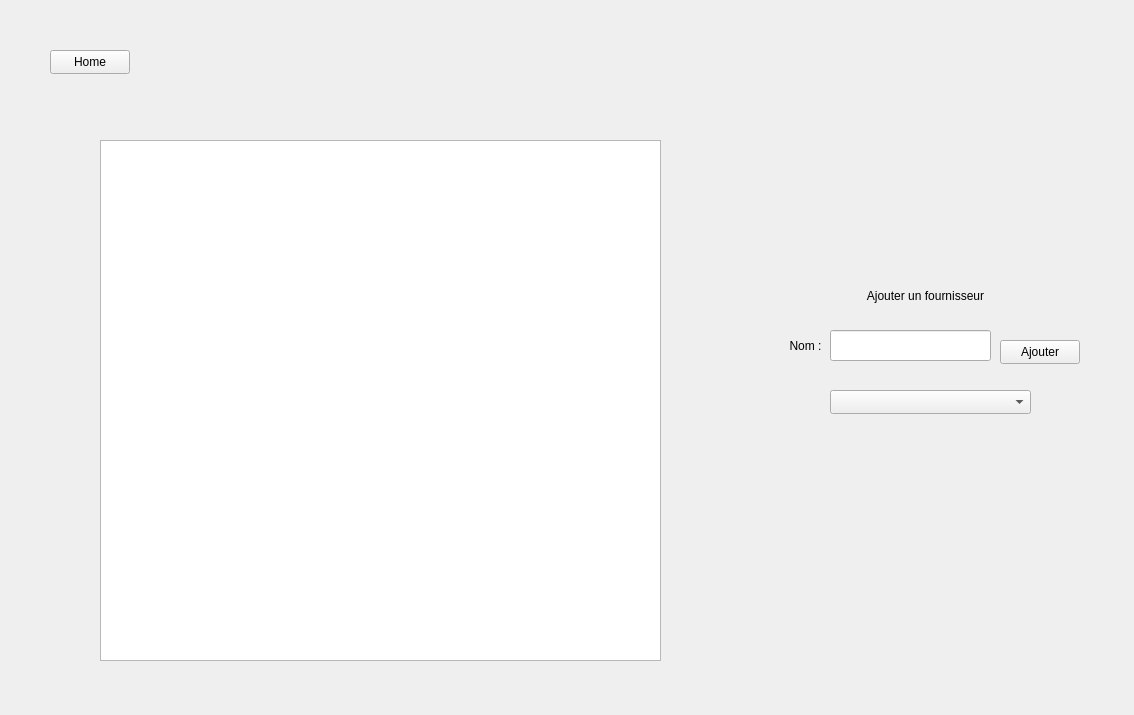
<?xml version="1.0" encoding="UTF-8"?>
<ui version="4.0">
 <class>SupplierWindow</class>
 <widget class="QWidget" name="SupplierWindow">
  <property name="geometry">
   <rect>
    <x>0</x>
    <y>0</y>
    <width>1134</width>
    <height>715</height>
   </rect>
  </property>
  <property name="windowTitle">
   <string>Form</string>
  </property>
  <widget class="QStackedWidget" name="stackedWidget">
   <property name="geometry">
    <rect>
     <x>30</x>
     <y>100</y>
     <width>1081</width>
     <height>581</height>
    </rect>
   </property>
   <property name="currentIndex">
    <number>0</number>
   </property>
   <widget class="QWidget" name="i_add_supplier">
    <widget class="QLabel" name="label_31">
     <property name="geometry">
      <rect>
       <x>740</x>
       <y>180</y>
       <width>311</width>
       <height>31</height>
      </rect>
     </property>
     <property name="text">
      <string>Ajouter un fournisseur</string>
     </property>
     <property name="alignment">
      <set>Qt::AlignmentFlag::AlignCenter</set>
     </property>
    </widget>
    <widget class="QComboBox" name="supplierComboBox_2">
     <property name="geometry">
      <rect>
       <x>800</x>
       <y>290</y>
       <width>201</width>
       <height>24</height>
      </rect>
     </property>
    </widget>
    <widget class="QLabel" name="label_28">
     <property name="geometry">
      <rect>
       <x>740</x>
       <y>230</y>
       <width>71</width>
       <height>31</height>
      </rect>
     </property>
     <property name="text">
      <string>Nom :</string>
     </property>
     <property name="alignment">
      <set>Qt::AlignmentFlag::AlignCenter</set>
     </property>
    </widget>
    <widget class="QTableWidget" name="supplierTable_4">
     <property name="geometry">
      <rect>
       <x>70</x>
       <y>40</y>
       <width>561</width>
       <height>521</height>
      </rect>
     </property>
    </widget>
    <widget class="QLineEdit" name="supplierInput_3">
     <property name="geometry">
      <rect>
       <x>800</x>
       <y>230</y>
       <width>161</width>
       <height>31</height>
      </rect>
     </property>
    </widget>
    <widget class="QPushButton" name="addSupplier">
     <property name="geometry">
      <rect>
       <x>970</x>
       <y>240</y>
       <width>80</width>
       <height>24</height>
      </rect>
     </property>
     <property name="text">
      <string>Ajouter</string>
     </property>
    </widget>
   </widget>
   <widget class="QWidget" name="j_modif_supplier">
    <widget class="QSpinBox" name="supplierId_3">
     <property name="geometry">
      <rect>
       <x>880</x>
       <y>240</y>
       <width>42</width>
       <height>25</height>
      </rect>
     </property>
     <property name="maximum">
      <number>100000</number>
     </property>
    </widget>
    <widget class="QLabel" name="label_34">
     <property name="geometry">
      <rect>
       <x>740</x>
       <y>220</y>
       <width>301</width>
       <height>16</height>
      </rect>
     </property>
     <property name="text">
      <string>Saisissez l'id du fournisseur que vous souhaitez modifier</string>
     </property>
    </widget>
    <widget class="QPushButton" name="search_5">
     <property name="geometry">
      <rect>
       <x>860</x>
       <y>280</y>
       <width>80</width>
       <height>24</height>
      </rect>
     </property>
     <property name="text">
      <string>Chercher...</string>
     </property>
    </widget>
    <widget class="QPushButton" name="modif_3">
     <property name="geometry">
      <rect>
       <x>820</x>
       <y>410</y>
       <width>121</width>
       <height>31</height>
      </rect>
     </property>
     <property name="text">
      <string>Modifier</string>
     </property>
    </widget>
    <widget class="QLineEdit" name="supplierInput_4">
     <property name="geometry">
      <rect>
       <x>800</x>
       <y>360</y>
       <width>241</width>
       <height>31</height>
      </rect>
     </property>
    </widget>
    <widget class="QLabel" name="label_32">
     <property name="geometry">
      <rect>
       <x>720</x>
       <y>370</y>
       <width>81</width>
       <height>20</height>
      </rect>
     </property>
     <property name="text">
      <string>Fournisseur :</string>
     </property>
    </widget>
    <widget class="Line" name="line_15">
     <property name="geometry">
      <rect>
       <x>610</x>
       <y>320</y>
       <width>641</width>
       <height>20</height>
      </rect>
     </property>
     <property name="orientation">
      <enum>Qt::Orientation::Horizontal</enum>
     </property>
    </widget>
    <widget class="QLabel" name="msg_5">
     <property name="geometry">
      <rect>
       <x>960</x>
       <y>260</y>
       <width>221</width>
       <height>41</height>
      </rect>
     </property>
     <property name="text">
      <string/>
     </property>
     <property name="alignment">
      <set>Qt::AlignmentFlag::AlignCenter</set>
     </property>
    </widget>
    <widget class="QLabel" name="label_33">
     <property name="geometry">
      <rect>
       <x>750</x>
       <y>130</y>
       <width>311</width>
       <height>31</height>
      </rect>
     </property>
     <property name="text">
      <string>Modifier un fournisseur</string>
     </property>
     <property name="alignment">
      <set>Qt::AlignmentFlag::AlignCenter</set>
     </property>
    </widget>
    <widget class="QTableWidget" name="supplierTable_5">
     <property name="geometry">
      <rect>
       <x>30</x>
       <y>20</y>
       <width>551</width>
       <height>561</height>
      </rect>
     </property>
     <property name="layoutDirection">
      <enum>Qt::LayoutDirection::LeftToRight</enum>
     </property>
     <attribute name="horizontalHeaderDefaultSectionSize">
      <number>200</number>
     </attribute>
    </widget>
   </widget>
   <widget class="QWidget" name="k_delete_supplier">
    <widget class="QSpinBox" name="supplierId_4">
     <property name="geometry">
      <rect>
       <x>880</x>
       <y>250</y>
       <width>42</width>
       <height>25</height>
      </rect>
     </property>
     <property name="maximum">
      <number>100000</number>
     </property>
    </widget>
    <widget class="QLabel" name="label_35">
     <property name="geometry">
      <rect>
       <x>740</x>
       <y>230</y>
       <width>321</width>
       <height>16</height>
      </rect>
     </property>
     <property name="text">
      <string>Saisissez l'id du fournisseur que vous souhaitez supprimer</string>
     </property>
    </widget>
    <widget class="QLabel" name="msg_6">
     <property name="geometry">
      <rect>
       <x>960</x>
       <y>270</y>
       <width>221</width>
       <height>41</height>
      </rect>
     </property>
     <property name="text">
      <string/>
     </property>
     <property name="alignment">
      <set>Qt::AlignmentFlag::AlignCenter</set>
     </property>
    </widget>
    <widget class="QPushButton" name="search_6">
     <property name="geometry">
      <rect>
       <x>860</x>
       <y>290</y>
       <width>80</width>
       <height>24</height>
      </rect>
     </property>
     <property name="text">
      <string>Chercher...</string>
     </property>
    </widget>
    <widget class="QPushButton" name="deleteSupplier_2">
     <property name="geometry">
      <rect>
       <x>820</x>
       <y>380</y>
       <width>181</width>
       <height>41</height>
      </rect>
     </property>
     <property name="text">
      <string>Supprimer</string>
     </property>
    </widget>
    <widget class="QTableWidget" name="supplierTable_6">
     <property name="geometry">
      <rect>
       <x>30</x>
       <y>30</y>
       <width>611</width>
       <height>531</height>
      </rect>
     </property>
     <property name="layoutDirection">
      <enum>Qt::LayoutDirection::LeftToRight</enum>
     </property>
     <attribute name="horizontalHeaderDefaultSectionSize">
      <number>200</number>
     </attribute>
    </widget>
   </widget>
  </widget>
  <widget class="QPushButton" name="home">
   <property name="geometry">
    <rect>
     <x>50</x>
     <y>50</y>
     <width>80</width>
     <height>24</height>
    </rect>
   </property>
   <property name="text">
    <string>Home</string>
   </property>
  </widget>
 </widget>
 <resources/>
 <connections/>
</ui>
